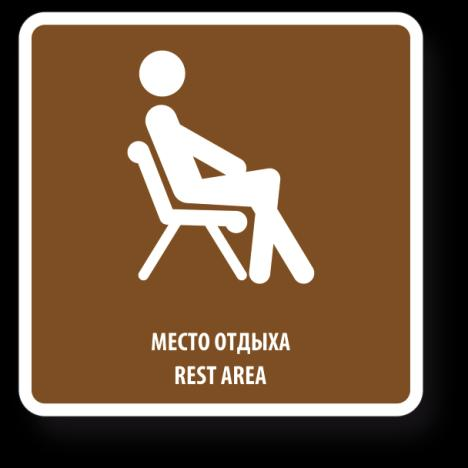
#> input picture docs/trails/project/02-signage-system/mockups/pictograms/official/09-rest-area.png, 468 x 468 px; its folder holds only this picture in this run
$ python trace-pictograms.py
#> lines starting #> are read from the running program, lines starting #| are printed output that depends on the picture; after the words box and inside, x2 and y2 are one past the last pixel; in counts of white or black regions, pixels touching at a corner belong together
#!/usr/bin/env python3
"""
Trace official pictogram PNGs to clean vector SVGs.

Produces two outputs per pictogram:

1. vector/<name>.svg — full tile: white pictogram + baked caption on
   brown rounded background. Drop-in replacement for the PNG, infinite
   resolution.

2. vector/silhouette/<name>.svg — pictogram silhouette only (caption
   masked out before trace), white shape on transparent background.
   Use this in composite signs (T1-T6) where you place your own caption,
   arrow, distance, QR around the pictogram.

Pipeline per pictogram:
  PNG (white pict on brown bg, with caption)
   ↓ PIL: grayscale, [silhouette: mask out caption area], threshold + invert
  PBM (white shapes = dark for potrace)
   ↓ potrace -s --tight
  SVG (raw, black-on-white)
   ↓ wrap: extract paths, recolor white, place on brown bg or transparent
  Final SVG

Requirements: Pillow (`pip3 install Pillow`), potrace (`brew install potrace`).

Run from repo root:
    python3 scripts/trace-pictograms.py
"""

from __future__ import annotations
import re
import subprocess
import sys
from pathlib import Path
from PIL import Image, ImageDraw

REPO = Path(__file__).resolve().parent.parent
SRC_DIR = REPO / "docs/trails/project/02-signage-system/mockups/pictograms/official"
OUT_DIR = SRC_DIR / "vector"
SIL_DIR = OUT_DIR / "silhouette"
TMP_DIR = Path("/tmp/trace-pictograms")

# Threshold: pixels brighter than this become foreground (the white pictogram).
# Brown body is ~80 gray, white pictogram/text is 255. 200 sits comfortably above
# brown and below white — leaves room for anti-aliased edges on either side.
THRESHOLD = 200

# For silhouette mode: caption sits roughly y > 0.68 of the image. Anything below
# that line is masked with brown (gray ~80) so the trace ignores it. Lower values
# are safer (cleaner) but risk clipping pictograms that extend low (e.g. the
# hiker's feet sit around y = 0.62 on #38).
CAPTION_CUTOFF_Y = 0.68

# The source tiles have a thin white border around the brown rounded rect.
# A straight-edge mask covers the outer band; what survives are picked up by
# the post-trace artifact filter (drops paths that are thin + long, i.e.
# slivers along the source's frame edge).
BORDER_INSET_PX = 30

# Post-trace artifact filter thresholds, in potrace coords (10× source pixels):
# drop paths whose bbox is <6 px in one dimension and >200 px in the other.
# Pictogram features (limbs, dots, lines) are always thicker or shorter than
# these bounds; frame-edge slivers reliably match.
ARTIFACT_THIN = 60
ARTIFACT_LONG = 2000

# potrace tuning. turdsize=2 removes single-pixel noise; alphamax controls
# corner smoothing (default 1.0); opttolerance is curve-fit slack (default 0.2).
POTRACE_ARGS = ["-s", "--tight", "--turdsize", "2"]


def png_to_pbm(src: Path, dst: Path, silhouette: bool = False) -> tuple[int, int]:
    """Threshold + invert so white in source → black in output (potrace foreground).

    silhouette=True: masks the white outer border AND the caption.
    """
#> called with silhouette = False
    img = Image.open(src).convert("L")
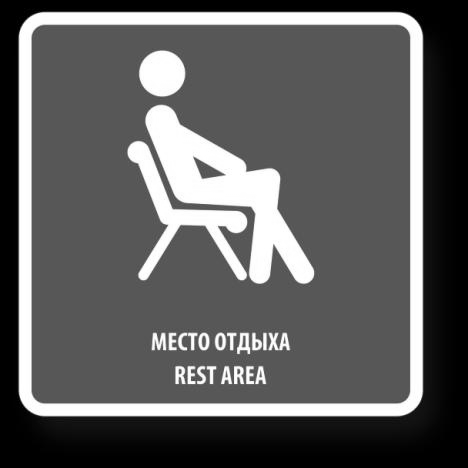
#> img: PIL image 468x468 L; min 0, max 255, mean 94.1
    w, h = img.size
#> w = 468; h = 468
    if silhouette:
        draw = ImageDraw.Draw(img)
        # Caption area at the bottom → brown
        y0 = int(h * CAPTION_CUTOFF_Y)
        draw.rectangle([0, y0, w, h], fill=80)
        # Outer border frame → brown (rectangular strips)
        n = BORDER_INSET_PX
        draw.rectangle([0, 0, w, n], fill=80)
        draw.rectangle([0, y0 - n, w, y0], fill=80)
        draw.rectangle([0, 0, n, h], fill=80)
        draw.rectangle([w - n, 0, w, h], fill=80)
    bw = img.point(lambda p: 0 if p > THRESHOLD else 255).convert("1")
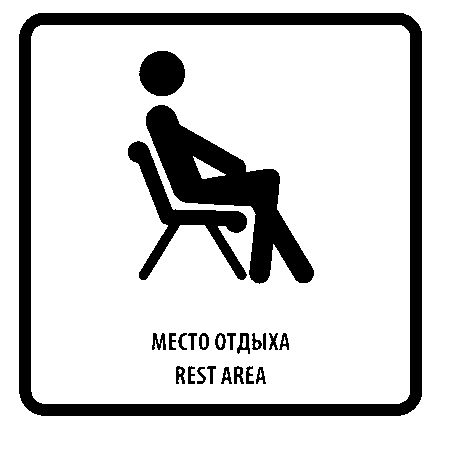
#> bw: PIL image 468x468 1; 83.9% white; 24 black regions, largest, box (x1, y1, x2, y2) and area: (19, 13, 422, 416) 18376, (146, 105, 314, 284) 9698, (128, 141, 247, 280) 3816
    dst.parent.mkdir(parents=True, exist_ok=True)
    bw.save(dst)
    return bw.size


# Path bbox parser — supports the subset of SVG d-commands potrace emits
# (M/m, L/l, C/c, Z/z, plus implicit lineto after moveto).
_TOKEN_RX = re.compile(r"[A-Za-z]|-?\d*\.?\d+(?:[eE]-?\d+)?")


# [67 lines left out: functions path_bbox, _is_artifact, not called in this run]


_PATH_RX = re.compile(r'<path\s+d="([^"]+)"\s*/>', re.DOTALL)


# [10 lines left out: function filter_artifacts, not called in this run]


def run_potrace(pbm: Path, svg: Path) -> None:
    subprocess.run(
        ["potrace", *POTRACE_ARGS, "-o", str(svg), str(pbm)],
        check=True,
        capture_output=True,
    )
#> (this line was passed over: subprocess is not available in this run)


PATH_RX = re.compile(r"<path[^>]*d=\"[^\"]+\"[^/]*/>")
VB_RX = re.compile(r'viewBox="([^"]+)"')
INNER_G_RX = re.compile(
    r'<g\s+transform="([^"]+)"\s+fill="[^"]+"\s+stroke="[^"]+">(.*?)</g>',
    re.DOTALL,
)


def _parse_potrace(raw_svg: Path) -> tuple[float, float, str, str]:
#> (the run stopped early here; a loop or call above may not have finished)

$ run again, on docs/trails/project/02-signage-system/mockups/pictograms/official/38-tourist-trail.png
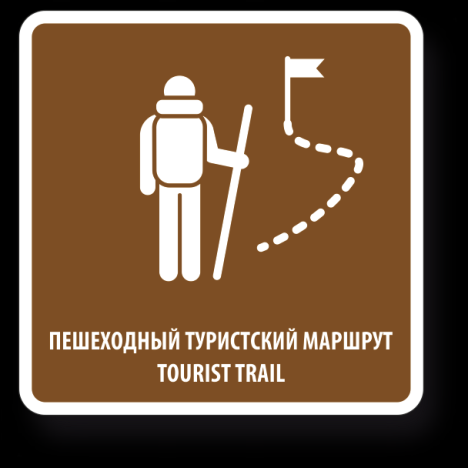
#> input picture docs/trails/project/02-signage-system/mockups/pictograms/official/38-tourist-trail.png, 468 x 468 px
#> in png_to_pbm, `img = Image.open(src).convert("L")`:
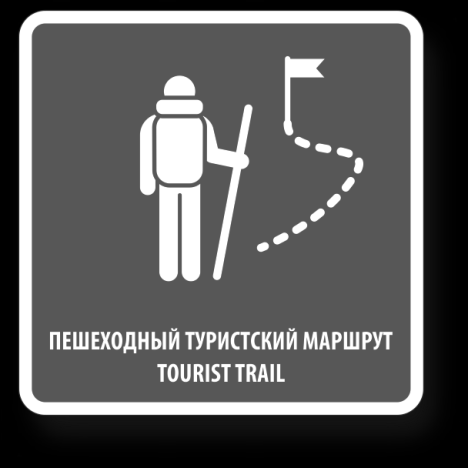
#> img: PIL image 468x468 L; min 0, max 255, mean 93.9
#> in png_to_pbm, `bw = img.point(lambda p: 0 if p > THRESHOLD else 255).convert("1")`:
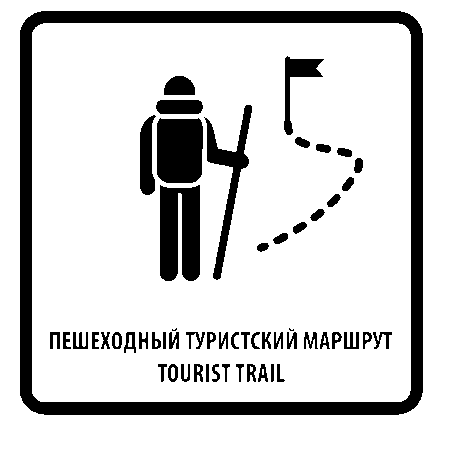
#> bw: PIL image 468x468 1; 84.2% white; 58 black regions (2 under 20 px), largest, box (x1, y1, x2, y2) and area: (20, 11, 423, 415) 18738, (160, 185, 200, 281) 3328, (157, 118, 203, 183) 2832

$ run again, on docs/trails/project/02-signage-system/mockups/pictograms/official/12-country-inn.png
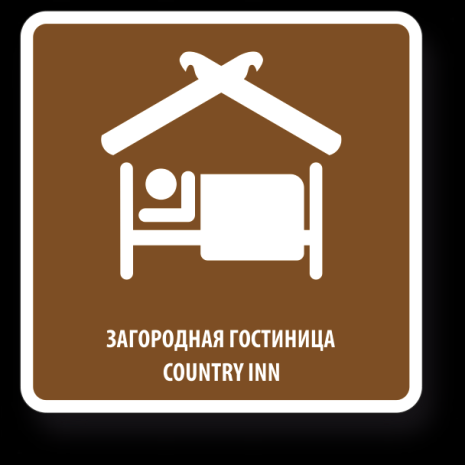
#> input picture docs/trails/project/02-signage-system/mockups/pictograms/official/12-country-inn.png, 465 x 465 px
#> in png_to_pbm, `img = Image.open(src).convert("L")`:
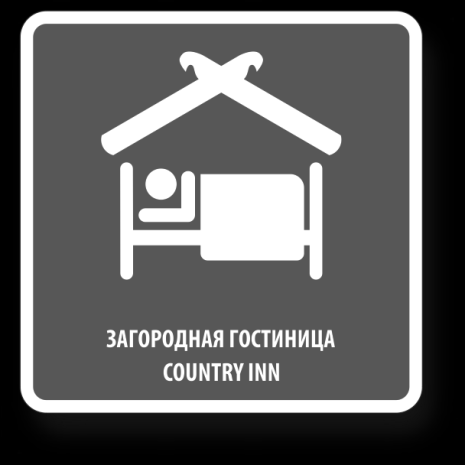
#> img: PIL image 465x465 L; min 0, max 255, mean 100.5
#> in png_to_pbm, `bw = img.point(lambda p: 0 if p > THRESHOLD else 255).convert("1")`:
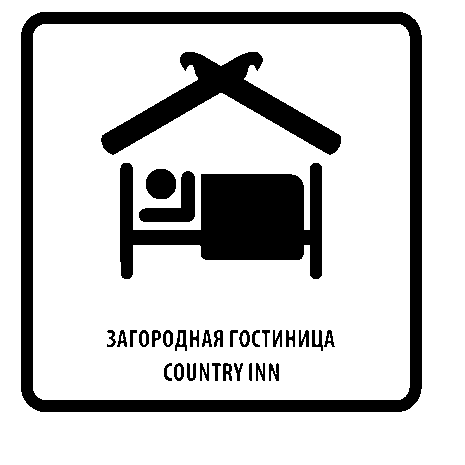
#> bw: PIL image 465x465 1; 80.2% white; 34 black regions, largest, box (x1, y1, x2, y2) and area: (21, 12, 422, 412) 18256, (120, 163, 322, 279) 12739, (101, 52, 341, 155) 7263
